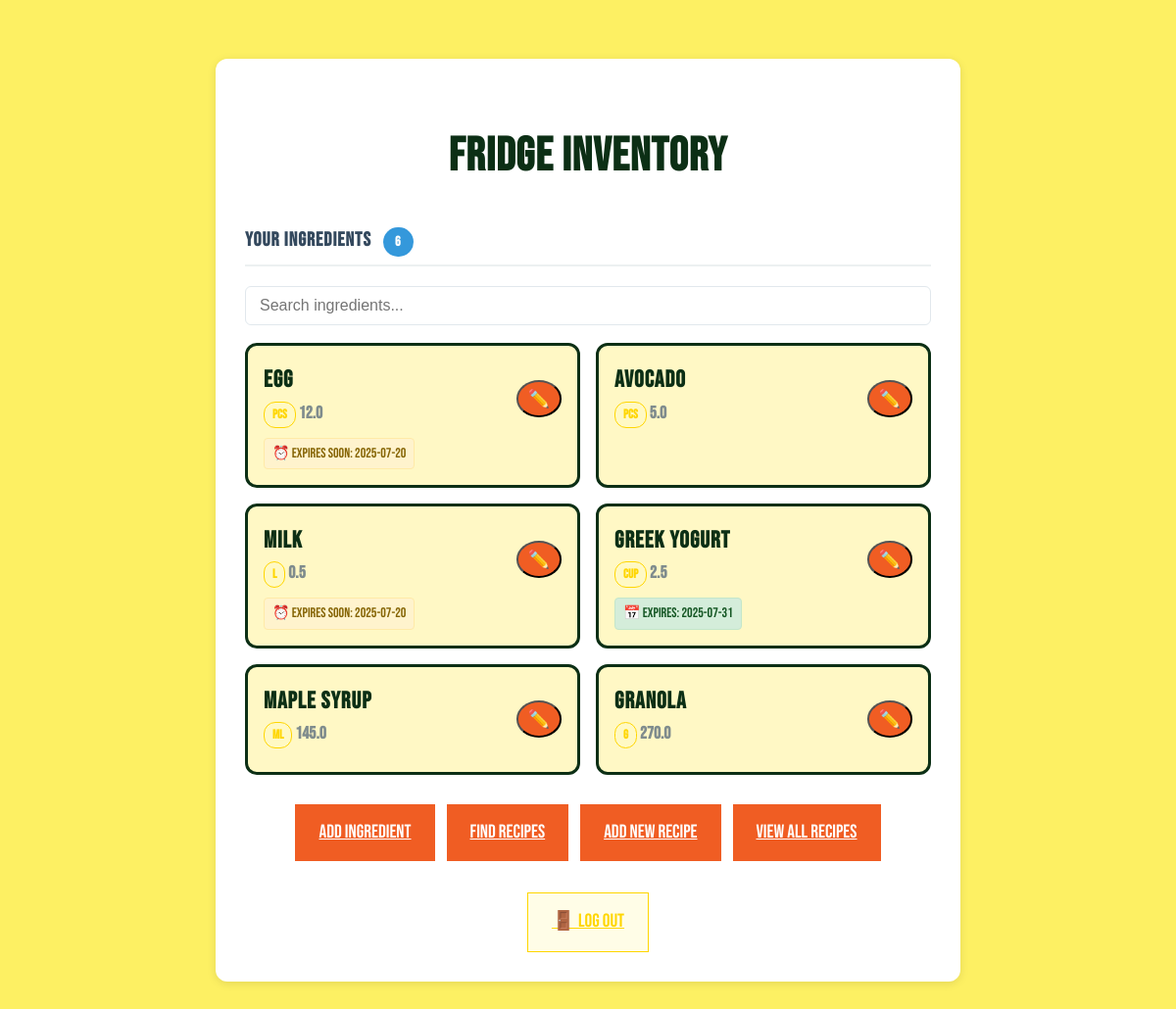
The app's page / (signed in) with its own data.
### models.py (models this page shows, shortened)
class Ingredient(db.Model):
    id = db.Column(db.Integer, primary_key=True)
    name = db.Column(db.String(80), nullable=False)
    quantity = db.Column(db.Float, nullable=False)
    unit = db.Column(db.String(20), nullable=False)
    expiry_date = db.Column(db.Date, nullable=True)
    user_id = db.Column(db.Integer, db.ForeignKey('user.id'), nullable=False)
    user = db.relationship("User", backref="ingredients")

### app.py (the view)
@app.route('/')
@login_required
def index():
    ingredients = Ingredient.query.filter_by(user_id=current_user.id).all()
    return render_template('index.html', ingredients = current_user.ingredients)  # shows the homepage

### app.py (called while the page is built)
@login_manager.user_loader
def load_user(user_id):
    return User.query.get(int(user_id))

### templates/index.html (shortened to what this page needs)
<!DOCTYPE html>
<html lang="en">
<head>
</head>
<body>
    <div class="container">
        <h1>Fridge Inventory</h1>
        <div class="ingredients-section">
            {% if ingredients %}
                <h2 class="section-title">
                    Your Ingredients
                    <span class="ingredient-count">{{ ingredients|length }}</span>
                </h2>
                <input type="text" id="ingredient-search" placeholder="Search ingredients..." style="width:100%;padding:10px 14px;margin-bottom:18px;font-size:16px;border-radius:6px;border:1.5px solid #e1e8ed;">
                <div class="ingredients-grid" id="ingredients-grid">
                    {% for item in ingredients %}
                        <div class="ingredient-card" style="position:relative;">
                            <div style="display:flex;justify-content:space-between;align-items:center;">
                                <div>
                                    <div class="ingredient-name">{{ item.name }}</div>
                                    <div class="ingredient-quantity">
                                        <span class="unit-badge" style="display:inline-block;padding:2px 8px;border-radius:12px;font-size:13px;font-weight:600;border:1px solid #FFD600;">{{ item.unit }}</span>
                                        <strong id="quantity-display-{{ item.id }}">{{ item.quantity }}</strong>
                                    </div>
                                </div>
                                <button class="btn btn-primary" style="font-size: 18px; padding: 6px 10px; border-radius: 50%; min-width: 36px; min-height: 36px; display: flex; align-items: center; justify-content: center;" title="Edit Quantity" onclick="toggleEdit({{ item.id }})">✏️</button>
                            </div>
                            {% if item.expiry_date %}
                                <div class="ingredient-expiry expiry-good" data-expiry="{{ item.expiry_date }}">
                                    📅 Expires: {{ item.expiry_date }}
                                </div>
                            {% endif %}
                        </div>
                    {% endfor %}
                </div>
            {% endif %}
        </div>
        <div class="action-buttons">
            <a href="/add" class="btn btn-primary">
                Add Ingredient
            </a>
            <a href="/recipes" class="btn btn-primary">
                Find Recipes
            </a>
            <a href="/add_recipe" class="btn btn-primary">
                Add New Recipe
            </a>
            <a href="/all_recipes" class="btn btn-primary">
                View All Recipes
            </a>
            <a href="/logout" class="btn btn-secondary" style="margin-top: 20px;">
                🚪 Log Out
            </a>
        </div>
    </div>
</body>
</html>

### templates/index.html (style rules this page uses)
* { box-sizing: border-box; }
body { background-color: #fdf063; color: #0c2f15; font-family: 'Bebas Neue', sans-serif; font-size: 20px; max-width: 800px; margin: 40px auto; padding: 20px; line-height: 1.6; }
.container { background: white; padding: 30px; border-radius: 12px; box-shadow: 0 2px 10px rgba(0, 0, 0, 0.1); }
h1, h2, h3, .ingredient-name { color: #0c2f15; font-weight: 800; font-size: 1.5rem; letter-spacing: 1px; }
h1 { font-size: 3rem; margin-bottom: 30px; text-align: center; display: flex; align-items: center; justify-content: center; gap: 12px; }
.ingredients-section { margin-bottom: 30px; }
.section-title { font-size: 20px; font-weight: 600; color: #34495e; margin-bottom: 20px; padding-bottom: 8px; border-bottom: 2px solid #ecf0f1; }
.ingredients-grid { display: grid; grid-template-columns: repeat(auto-fill, minmax(280px, 1fr)); gap: 16px; margin-bottom: 20px; }
.ingredient-card { background: #fff8c5; border: 3px solid #0c2f15; border-radius: 12px; padding: 16px; transition: all 0.3s ease; position: relative; }
.ingredient-quantity { color: #7f8c8d; font-size: 1.1rem; margin-bottom: 8px; }
.ingredient-expiry { font-size: 14px; padding: 4px 8px; border-radius: 4px; display: inline-block; }
.expiry-soon { background-color: #fff3cd; color: #856404; border: 1px solid #ffeaa7; }
.expiry-good { background-color: #d4edda; color: #155724; border: 1px solid #c3e6cb; }
.action-buttons { display: flex; flex-wrap: wrap; gap: 12px; justify-content: center; margin-top: 30px; }
.btn, .btn-primary, .btn-secondary, .btn-tertiary { font-size: 1.2rem; padding: 14px 24px; }
.btn-primary { background-color: #f05d23; color: #fff; }
.btn-secondary { background-color: #fffde7; color: #FFD600; border: 1.5px solid #FFD600; }
.ingredient-count { background-color: #3498db; color: white; padding: 4px 12px; border-radius: 20px; font-size: 14px; font-weight: 600; display: inline-block; margin-left: 8px; }
.unit-badge { background: #FFF9C4 !important; color: #FFD600 !important; border: 1px solid #FFD600; font-size: 1.1rem; }
.ingredient-card { animation: slideIn 0.5s ease-out; }

### records on screen
Ingredient: name "egg", unit "pcs", quantity "12.0"
Ingredient: name "avocado", unit "pcs", quantity "5.0"
Ingredient: name "milk", unit "l", quantity "0.5"
Ingredient: name "greek yogurt", unit "cup", quantity "2.5", expiry_date "2025-07-31"
Ingredient: name "maple syrup", unit "ml", quantity "145.0"
Ingredient: name "granola", unit "g", quantity "270.0"

### other values on screen
{{ ingredients|length }} "6"
